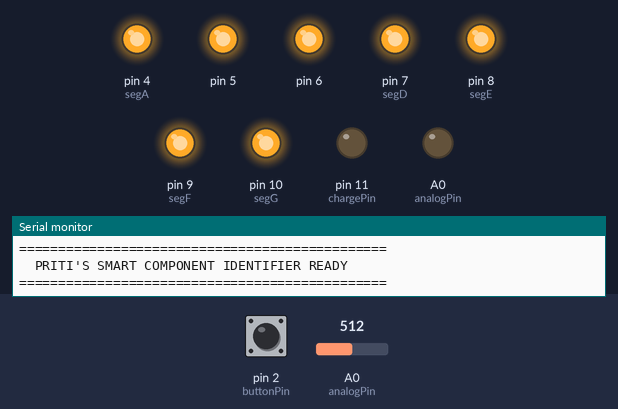
Simulated run of this sketch. Board: Arduino Uno, built with avr-gcc and run on an emulated ATmega328P. Shown: output pins drawn as LEDs (lit = HIGH), the last lines printed to the serial monitor. The test bench sets the inputs (shaded band); at power-on: pin 2 (buttonPin) HIGH, A0 (analogPin) = 512.

Above: at 1.2 s.
1.3 s: pin 2 (buttonPin) pulled LOW for 0.15 s
At 2.7 s:
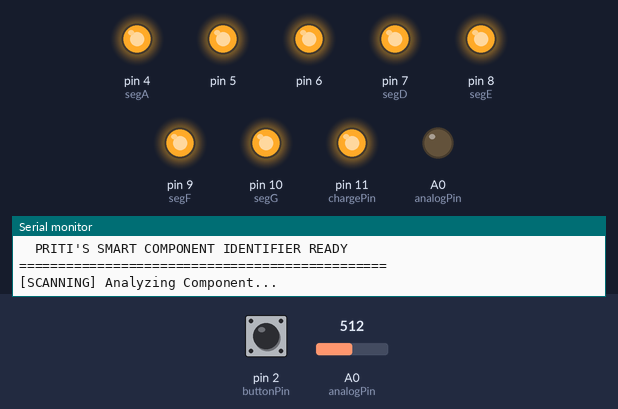
3.0 s: A0 (analogPin) set to 629
4.5 s: A0 (analogPin) set to 665
At 7.3 s:
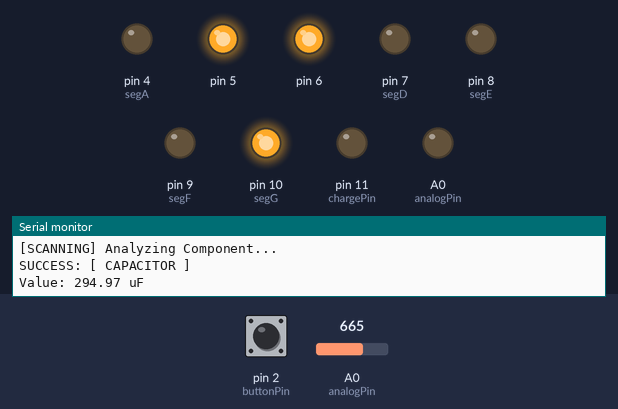
Timing chart, 0 to 8.8 s (numbered marks = the images above; inputs shaded):
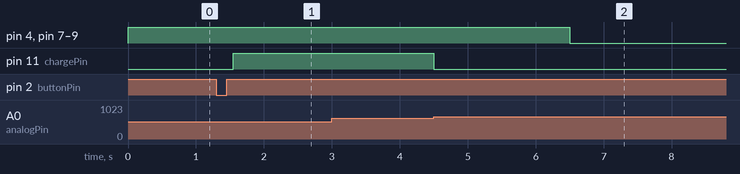

Measured:
- the behaviour switches between 647 and 648 on A0 (analogPin) (found by bisection; images 1 and 2)
- after the input at 1.3 s, pin 11 (chargePin): LOW → HIGH after 0.25 s
- after the input at 3.0 s, every drawn part: stays the same
- after the input at 4.5 s, pin 4 (segA), pin 7 (segD), pin 8 (segE), pin 9 (segF): HIGH → LOW after 2.0 s; pin 11 (chargePin): HIGH → LOW at once

The sketch:

Component_Detector.ino
```cpp
/* * Project: Priti's Smart Component Identifier
 * Components: Resistor, LDR, Capacitor
 * Display: Common Anode 7-Segment
 */

const int analogPin = A0;
const int chargePin = 11;
const int buttonPin = 2;

const int segA = 4; const int segB = 5; const int segC = 6;
const int segD = 7; const int segE = 8; const int segF = 9; const int segG = 10;

const float resistorValue = 10000.0; // 10k reference resistor

void setup() {
  Serial.begin(9600);
  pinMode(buttonPin, INPUT_PULLUP);
  pinMode(chargePin, OUTPUT);
  digitalWrite(chargePin, LOW);

  for(int i = 4; i <= 10; i++) pinMode(i, OUTPUT);
  clearDisplay();

  Serial.println("===============================================");
  Serial.println("  PRITI'S SMART COMPONENT IDENTIFIER READY    ");
  Serial.println("===============================================");
}

void loop() {
  if (digitalRead(buttonPin) == LOW) {
    delay(250);
    Serial.println("\n[SCANNING] Analyzing Component...");

    // 1. Capacitor Test
    float capacitance = checkCapacitor();
    if (capacitance > 0.01) {
      Serial.println("SUCCESS: [ CAPACITOR ]");
      Serial.print("Value: "); Serial.print(capacitance); Serial.println(" uF");
      displayCharacter('C');
    }
    // 2. Resistor / LDR Test
    else {
      checkResistorOrLDR();
    }
    while(digitalRead(buttonPin) == LOW);
    delay(400);
  }
}

float checkCapacitor() {
  pinMode(analogPin, INPUT);
  digitalWrite(chargePin, HIGH);
  unsigned long startTime = micros();

  // 15 seconds timeout for larger capacitors
  while(analogRead(analogPin) < 648) {
    if ((micros() - startTime) > 15000000) {
      digitalWrite(chargePin, LOW);
      return 0.0;
    }
  }

  unsigned long elapsedTime = micros() - startTime;
  digitalWrite(chargePin, LOW);
  float microFarads = ((float)elapsedTime / resistorValue);

  pinMode(analogPin, OUTPUT);
  digitalWrite(analogPin, LOW);
  delay(2000);
  return microFarads;
}

void checkResistorOrLDR() {
  pinMode(analogPin, OUTPUT);
  digitalWrite(analogPin, LOW);
  delay(100);

  pinMode(analogPin, INPUT);
  pinMode(chargePin, INPUT);
  delay(50);

  int raw1 = analogRead(analogPin);
  delay(150);
  int raw2 = analogRead(analogPin);

  // LDR Check: check for dynamic light variance
  if (abs(raw1 - raw2) > 20) {
    Serial.println("SUCCESS: [ LDR ]");
    displayCharacter('L');
    return;
  }

  int raw = analogRead(analogPin);
  if (raw >= 1000 || raw <= 10) {
    Serial.println("RESULT: No Component or Short Circuit!");
    displayCharacter('E');
    return;
  }

  // Resistance Calculation
  float resistance = resistorValue * ((raw * 5.0 / 1024.0) / (5.0 - (raw * 5.0 / 1024.0)));
  Serial.print("SUCCESS: [ RESISTOR ] Value: "); Serial.print(resistance); Serial.println(" Ohms");
  displayCharacter('R');
}

void displayCharacter(char c) {
  clearDisplay();
  if (c == 'C') { digitalWrite(segA, LOW); digitalWrite(segF, LOW); digitalWrite(segE, LOW); digitalWrite(segD, LOW); }
  else if (c == 'R') { digitalWrite(segE, LOW); digitalWrite(segG, LOW); }
  else if (c == 'L') { digitalWrite(segF, LOW); digitalWrite(segE, LOW); digitalWrite(segD, LOW); }
  else if (c == 'E') { digitalWrite(segA, LOW); digitalWrite(segF, LOW); digitalWrite(segG, LOW); digitalWrite(segE, LOW); digitalWrite(segD, LOW); }
}

void clearDisplay() {
  for(int i = 4; i <= 10; i++) digitalWrite(i, HIGH);
}
```
